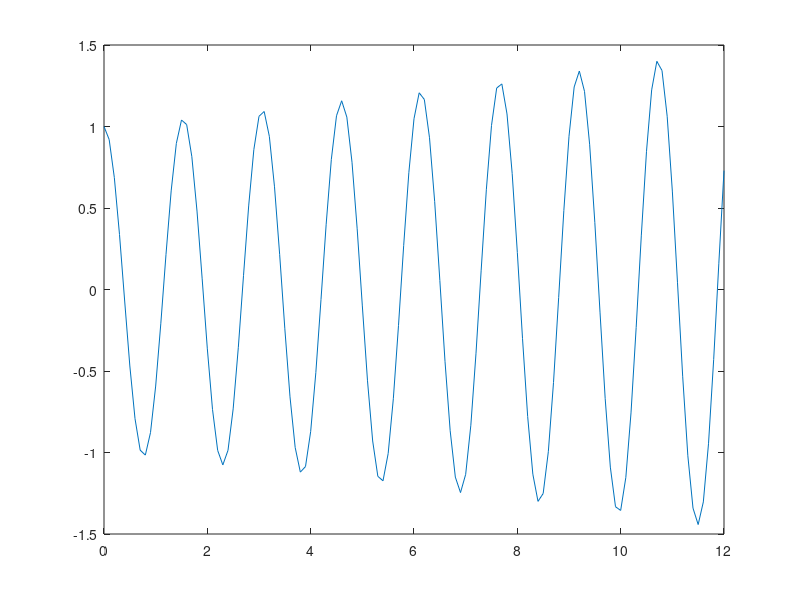
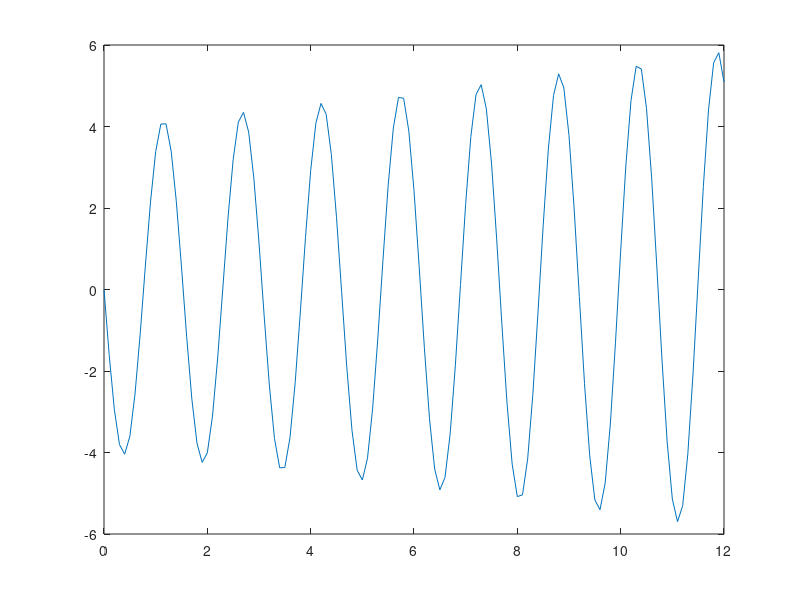
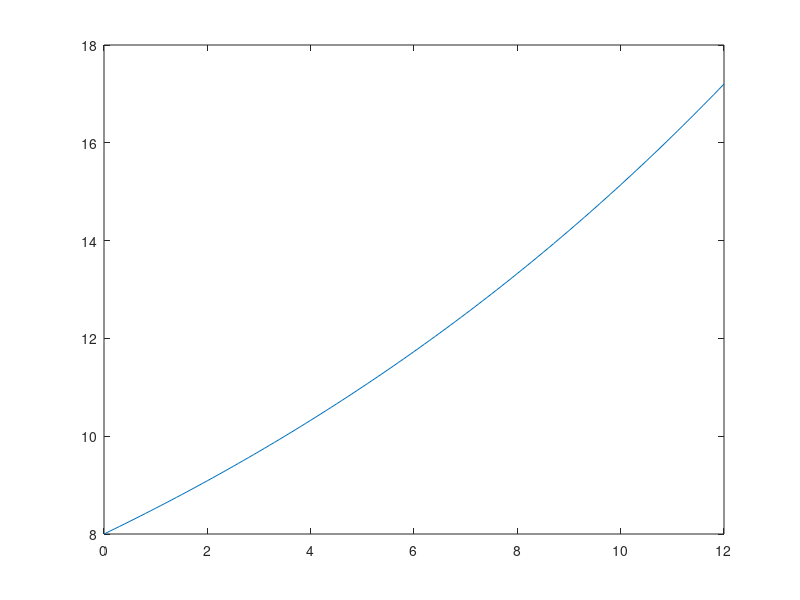

Here is the MATLAB script that generated these plots, in order:
clc
clear all
close all
%%%%%%%%%%%%%%%%%%%%%%%%%%%%%%%%% 3.1 %%%%%%%%%%%%%%%%%%%%%%%%%%%%%%%%%%%%%

m=1;
k=16;
w=sqrt(k/m);
v0=0;
x0=1;
t0=0;
h=0.10;
tf=12;
t=t0:h:tf;
N=length(t);
x=zeros(1,N);
v=zeros(1,N);
x(1)=x0;
v(1)=v0;
fx = @(V) (V);
fv = @(X) (- k/m*X);

for i=1:N-1
    r1x=fx(v(i));
    r1v=fv(x(i));
    r2x=fx(v(i)+r1v*h/2);
    r2v=fv(x(i)+r1x*h/2);
%     r1x=v(i);
%     r1v=-w^2*x(i);
%     r2x=v(i)+r1v*h/2;
%     r2v=-w^2*(x(i)+r1x*h/2);
    v(i+1)=v(i)+h*r2v;
    x(i+1)=x(i)+h*r2x;
end
E=(1/2)*(k*(x.^2)+m*(v.^2));

figure(1)
plot(t,x)
figure(2)
plot(t,v)
figure(3)
plot(t,E)















































